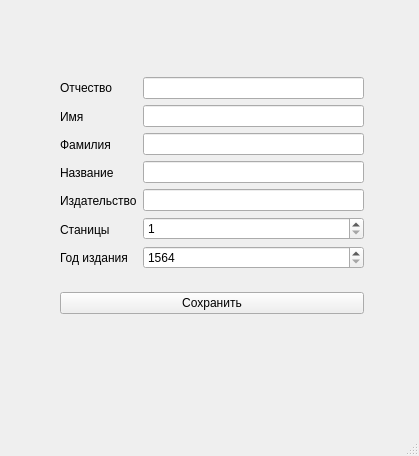
<?xml version="1.0" encoding="UTF-8"?>
<ui version="4.0">
 <class>Save</class>
 <widget class="QMainWindow" name="Save">
  <property name="geometry">
   <rect>
    <x>0</x>
    <y>0</y>
    <width>419</width>
    <height>456</height>
   </rect>
  </property>
  <property name="windowTitle">
   <string>MainWindow</string>
  </property>
  <widget class="QWidget" name="centralwidget">
   <widget class="QWidget" name="layoutWidget">
    <property name="geometry">
     <rect>
      <x>60</x>
      <y>60</y>
      <width>304</width>
      <height>273</height>
     </rect>
    </property>
    <layout class="QVBoxLayout" name="verticalLayout_3">
     <item>
      <layout class="QHBoxLayout" name="horizontalLayout">
       <item>
        <layout class="QVBoxLayout" name="verticalLayout_2">
         <item>
          <widget class="QLabel" name="label_3">
           <property name="styleSheet">
            <string notr="true">font: 700 12pt &quot;Segoe UI&quot;;</string>
           </property>
           <property name="text">
            <string>Отчество</string>
           </property>
          </widget>
         </item>
         <item>
          <widget class="QLabel" name="label">
           <property name="styleSheet">
            <string notr="true">font: 700 12pt &quot;Segoe UI&quot;;</string>
           </property>
           <property name="text">
            <string>Имя</string>
           </property>
          </widget>
         </item>
         <item>
          <widget class="QLabel" name="label_2">
           <property name="styleSheet">
            <string notr="true">font: 700 12pt &quot;Segoe UI&quot;;</string>
           </property>
           <property name="text">
            <string>Фамилия</string>
           </property>
          </widget>
         </item>
         <item>
          <widget class="QLabel" name="label_4">
           <property name="styleSheet">
            <string notr="true">font: 700 12pt &quot;Segoe UI&quot;;</string>
           </property>
           <property name="text">
            <string>Название</string>
           </property>
          </widget>
         </item>
         <item>
          <widget class="QLabel" name="label_6">
           <property name="styleSheet">
            <string notr="true">font: 700 12pt &quot;Segoe UI&quot;;</string>
           </property>
           <property name="text">
            <string>Издательство</string>
           </property>
          </widget>
         </item>
         <item>
          <widget class="QLabel" name="label_7">
           <property name="styleSheet">
            <string notr="true">font: 700 12pt &quot;Segoe UI&quot;;</string>
           </property>
           <property name="text">
            <string>Станицы</string>
           </property>
          </widget>
         </item>
         <item>
          <widget class="QLabel" name="label_5">
           <property name="styleSheet">
            <string notr="true">font: 700 12pt &quot;Segoe UI&quot;;</string>
           </property>
           <property name="text">
            <string>Год издания</string>
           </property>
          </widget>
         </item>
        </layout>
       </item>
       <item>
        <layout class="QVBoxLayout" name="verticalLayout">
         <item>
          <widget class="QLineEdit" name="Second"/>
         </item>
         <item>
          <widget class="QLineEdit" name="sername"/>
         </item>
         <item>
          <widget class="QLineEdit" name="Name"/>
         </item>
         <item>
          <widget class="QLineEdit" name="NAZV"/>
         </item>
         <item>
          <widget class="QLineEdit" name="IZD"/>
         </item>
         <item>
          <widget class="QSpinBox" name="Stran">
           <property name="minimum">
            <number>1</number>
           </property>
           <property name="maximum">
            <number>1500</number>
           </property>
          </widget>
         </item>
         <item>
          <widget class="QSpinBox" name="Date">
           <property name="minimum">
            <number>1564</number>
           </property>
           <property name="maximum">
            <number>2022</number>
           </property>
          </widget>
         </item>
        </layout>
       </item>
      </layout>
     </item>
     <item>
      <widget class="QPushButton" name="pushButton">
       <property name="text">
        <string>Сохранить</string>
       </property>
      </widget>
     </item>
    </layout>
   </widget>
  </widget>
  <widget class="QMenuBar" name="menubar">
   <property name="geometry">
    <rect>
     <x>0</x>
     <y>0</y>
     <width>419</width>
     <height>26</height>
    </rect>
   </property>
  </widget>
  <widget class="QStatusBar" name="statusbar"/>
 </widget>
 <resources/>
 <connections/>
</ui>
